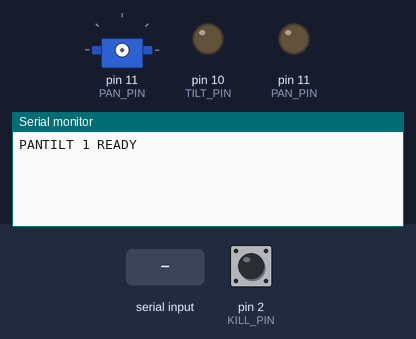
The sketch below on a simulated Arduino Uno, built with avr-gcc and run on an emulated ATmega328P. Shown: servo, output pins drawn as LEDs (lit = HIGH), the last lines printed to the serial monitor. The test bench sets the inputs (shaded band); at power-on: pin 2 (KILL_PIN) HIGH.

Above: at 1.2 s.
1.3 s: "S90\n" received over Serial
2.8 s: pin 2 (KILL_PIN) pulled LOW for 0.15 s
At 3.4 s:
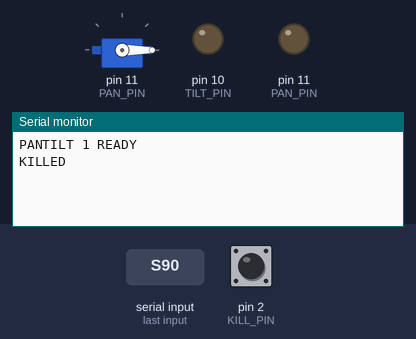
4.4 s: pin 2 (KILL_PIN) pulled LOW for 1 s
At 5.8 s:
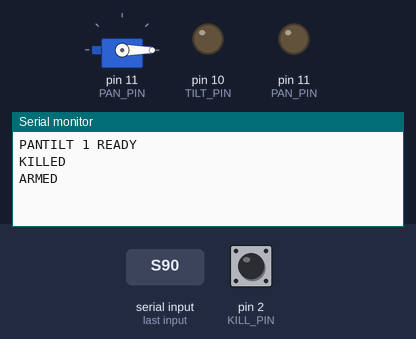
6.9 s: "?\n" received over Serial
At 7.7 s:
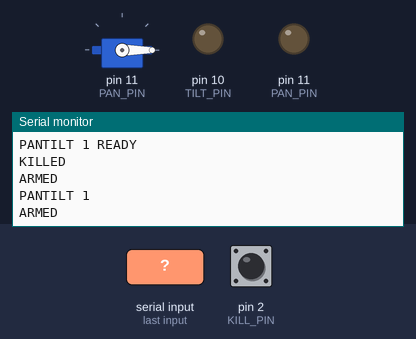
8.4 s: "D90\n" received over Serial
At 8.9 s:
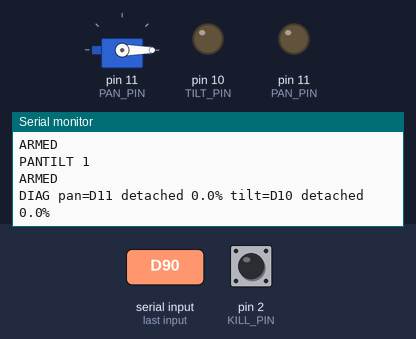

The sketch:

pantilt_servo.ino
```cpp
// Pan/tilt driver: a continuous-rotation (360) pan servo and a positional
// (180) tilt servo. The sketch treats both the same -- pulse widths in,
// servo pulses out; whether a pulse means a speed or an angle is the host's
// business.
//
// The host (fcb_track.py) owns all the control logic; this sketch only turns
// pulse widths into servo pulses and stops everything if the host goes
// quiet. A 360 servo has no position feedback -- its pulse width sets a
// *speed* -- so a host that crashes mid-move would otherwise leave the
// gimbal spinning until someone pulls power.
//
// Serial, 115200 baud, newline-terminated ASCII:
//
//   S <pan_us> <tilt_us>   set both pulse widths in microseconds.
//                          0 stops that servo by sending no pulses at all,
//                          which stops a 360 servo without having to know
//                          its exact neutral point.
//   X                      stop both
//   ?                      identify -> "PANTILT 1"
//   D                      self-check: watch the pan and tilt pins for 200 ms
//                          and report "DIAG pan=<pins> <high%> tilt=..." --
//                          ~7.5% high for a 1500 us pulse every 20 ms, 0 if
//                          the pin is not pulsing or is shorted to ground
//
// No command for WATCHDOG_MS and both servos stop.
//
// Kill switch: a pushbutton from KILL_PIN (D2) to GND. A press latches
// both servos off and S commands are ignored; press again to re-arm. It
// works in here, so it still stops the head when the host has hung. The
// sketch reports "KILLED" / "ARMED" on each change, and on "?" too. With
// no button fitted the pull-up holds the pin high: always armed.
//
// Wiring (Uno/Nano): pan (360) signal -> D11, tilt (180) signal -> D10.
// Power the
// servos from their own 5-6 V supply, NOT the Arduino's 5 V pin, and tie
// that supply's ground to the Arduino's GND.

#include <Servo.h>

const int PAN_PIN = 11;  // D9, then D6, then D11 (2026-10-08)
const int TILT_PIN = 10;
const int KILL_PIN = 2;
const unsigned long DEBOUNCE_MS = 50;
const unsigned long WATCHDOG_MS = 300;
// Wider than the usual 1000-2000: a 360 servo that is weak in one direction
// can need longer pulses that way. Most accept 500-2500 us.
const int MIN_US = 500;
const int MAX_US = 2500;

Servo pan, tilt;
unsigned long lastCommand = 0;
char line[40];
byte lineLen = 0;
bool killed = false;
bool lastButton = HIGH;
unsigned long buttonChanged = 0;

void reportKill() {
  Serial.println(killed ? "KILLED" : "ARMED");
}

void drive(Servo &servo, int pin, long us) {
  if (us == 0) {
    if (servo.attached()) servo.detach();
    digitalWrite(pin, LOW);
    return;
  }
  if (us < MIN_US) us = MIN_US;
  if (us > MAX_US) us = MAX_US;
  if (!servo.attached()) servo.attach(pin);
  servo.writeMicroseconds((int)us);
}

void stopAll() {
  drive(pan, PAN_PIN, 0);
  drive(tilt, TILT_PIN, 0);
}

void diagnose() {
  // digitalRead on an output pin reads the real pin level, so a pin that is
  // driven but shorted to ground reads low here too.
  unsigned long panHigh = 0, tiltHigh = 0, samples = 0;
  unsigned long start = millis();
  while (millis() - start < 200) {
    panHigh += digitalRead(PAN_PIN);
    tiltHigh += digitalRead(TILT_PIN);
    samples++;
  }
  Serial.print("DIAG pan=D"); Serial.print(PAN_PIN);
  Serial.print(pan.attached() ? " attached " : " detached ");
  Serial.print(100.0 * panHigh / samples, 1);
  Serial.print("% tilt=D"); Serial.print(TILT_PIN);
  Serial.print(tilt.attached() ? " attached " : " detached ");
  Serial.print(100.0 * tiltHigh / samples, 1);
  Serial.println("%");
}

void handle(char *cmd) {
  if (cmd[0] == 'S') {
    lastCommand = millis();
    if (killed) return;
    char *end;
    long p = strtol(cmd + 1, &end, 10);
    long t = strtol(end, NULL, 10);
    drive(pan, PAN_PIN, p);
    drive(tilt, TILT_PIN, t);
  } else if (cmd[0] == 'X') {
    stopAll();
    lastCommand = millis();
  } else if (cmd[0] == 'D') {
    diagnose();
    lastCommand = millis();
  } else if (cmd[0] == '?') {
    Serial.println("PANTILT 1");
    reportKill();
    lastCommand = millis();
  }
}

void setup() {
  pinMode(PAN_PIN, OUTPUT);
  pinMode(TILT_PIN, OUTPUT);
  pinMode(KILL_PIN, INPUT_PULLUP);
  stopAll();
  Serial.begin(115200);
  Serial.println("PANTILT 1 READY");
}

void loop() {
  while (Serial.available()) {
    char c = Serial.read();
    if (c == '\n' || c == '\r') {
      if (lineLen) {
        line[lineLen] = 0;
        handle(line);
        lineLen = 0;
      }
    } else if (lineLen < sizeof(line) - 1) {
      line[lineLen++] = c;
    } else {
      lineLen = 0;  // overlong garbage: drop it
    }
  }
  bool button = digitalRead(KILL_PIN);
  if (button != lastButton && millis() - buttonChanged > DEBOUNCE_MS) {
    buttonChanged = millis();
    lastButton = button;
    if (button == LOW) {          // pressed
      killed = !killed;
      if (killed) stopAll();
      reportKill();
    }
  }
  if (killed || millis() - lastCommand > WATCHDOG_MS) stopAll();
}
```

Measured:
- after the input at 2.8 s, the serial monitor: prints a new line at once (image 1)
- after the input at 4.4 s, the serial monitor: prints a new line at once (image 2)
- after the input at 6.9 s, the serial monitor: prints a new line at once (image 3)
- after the input at 8.4 s, the serial monitor: prints a new line after 0.20 s (image 4)
